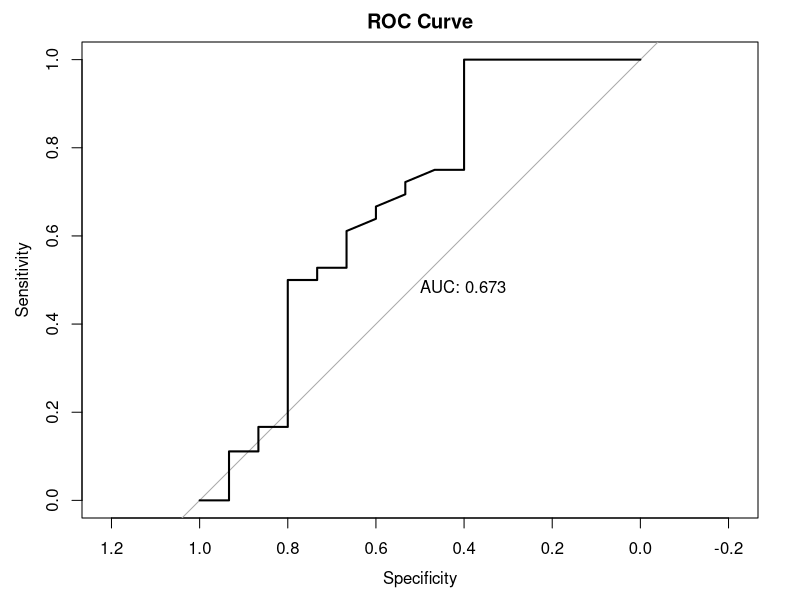

Source code (R):
## ---- chunk 1
suppressPackageStartupMessages({
    library(tidyverse)
    library(caret)
    library(pROC)
})
## ---- chunk 2
## Sample scores for the train set (80% of the randomly selected COAD samples)
## Only the top 15 validated RAVs
sampleScore_sub <- read.csv("data/sampleScore_train.csv", row.names = 1) # 261 samples x 15 RAVs

## Training set's metadata: character variables
charTb <- read.csv("data/meta_train_char.csv", row.names = 1) # 261 samples x 182 metadata attributes (char)

## All the metadata for training data with >10% completeness (for color)
meta_train <- read.csv("data/meta_train_all.csv", row.names = 1) # 261 samples x 869 metadata attributes (>10% complete)

## Convert character variables into the `factor` data type
factorTb <- charTb
factorTb[sapply(factorTb, is.character)] <- lapply(factorTb[sapply(factorTb, is.character)], factor)
## ---- chunk 3
#' Function to preprocess data
#' 
#' @param data A matrix with taxa (row) and samples (column), stored in the 
#' assay slot of the TreeSummarizedExperiment object.
#' @param min Integer(1). The minimum number of samples detecting the feature.
#' Default is 0.
#' 
preprocess_data <- function(data, min = 0) {
  keep_features <- rowSums(data > 0) >= min
  data <- data[keep_features, ]
  return(data)
}

#' Evaluate Random Forest classification model using ROC curve
#' 
#' @import caret
#' @import pROC
#' 
#' @param data A matrix with taxa (row) and samples (column), stored in the 
#' assay slot of the TreeSummarizedExperiment object.
#' @param labels A vector of outcomes. The number of samples and the length of 
#' labels should be same.
#' @param min Integer(1). The minimum number of samples detecting the feature.
#' Default is 0.
#' @param p The percentage of data that goes to training. Between 0 and 1. Default is 0.8.
#' @param aucOnly If `TRUE`, this function returns only the AUC. 
#' 
#' @examples
#' se <- curated_cmd |>
#'     filter(study_name == "HanniganGD_2017") |>
#'     filter(disease %in% c("Healthy", "Colorectal Carcinoma")) |>
#'     select(where(~ !all(is.na(.x)))) |> 
#'     returnSamples("relative_abundance", rownames = "short")
#' 
#' data <- assay(se)
#' labels <- colData(se)$disease %>% factor
#' evaluateRFmodel(data, labels)
#' 
evaluateRFmodel <- function(data, labels, p = 0.8, min = 0, aucOnly = FALSE) {
    
    ## Sanity check
    if (ncol(data) != length(labels)) {
        msg <- "The number of samples and the length of labels are different."
        stop(msg)
    }
    
    ## Preprocess data
    data <- preprocess_data(data, min = min)
  
    ## Split data into training and test sets
    train_index <- createDataPartition(labels, p = p, list = FALSE)
    train_data <- data[,train_index] |> t()
    train_labels <- labels[train_index]
    test_data <- data[,-train_index] |> t()
    test_labels <- labels[-train_index]
  
    ## Binary or Multinomial Logit
    lvs <- levels(train_labels)
    nlvs <- nlevels(train_labels)
    if (nlvs == 2) {
        train_metric <- "Accuracy"
    } else if (nlvs > 2) {
        train_metric <- "MultinomialLogitMetric"
    }
    
    ## Train random forest model with nested cross-validation
    rf_model <- train(
        train_data, train_labels,
        method = "rf", # random forest
        metric = train_metric,
        trControl = trainControl(
            method = "repeatedcv", # repeating cross-validation
            number = 5, # number of re-sampling iterations
            repeats = 5,
            search = "random"),
        tuneLength = 20
    )
  
    ## Evaluate model performance on test set
    predictions <- predict(rf_model, newdata = test_data, type = "prob")
    
    ## Generate ROC curve
    if (nlvs == 2) {
        roc_obj <- roc(response = factor(test_labels, levels = lvs),
                       predictor = predictions[, 2],
                       levels = rev(lvs))
        if (isTRUE(aucOnly)) {
            return(roc_obj$auc)
        } else {
            plot(roc_obj, print.auc = TRUE, main = "ROC Curve") # plot ROC curve
        }
    } else {
        roc_obj <- multiclass.roc(response = factor(test_labels, levels = lvs),
                                  predictor = predictions)
        if (isFALSE(aucOnly)) {
            msg <- "A multiclass AUC is a mean of several auc and cannot be plotted."
            message(msg)
        }
        return(roc_obj$auc)
    }
}
## ---- chunk 4
validated_RAVs <- c("RAV188", "RAV832", "RAV579", "RAV1166", "RAV220")
# target_attr <- "patient.lymphatic_invasion"
# target_RAVs <- c("RAV220", "RAV833", "RAV1575", validated_RAVs) %>% unique
target_attr <- "patient.bcr_canonical_check.bcr_patient_canonical_status"
target_RAVs <- c("RAV1302", "RAV517", validated_RAVs) %>% unique
# target_attr <- "pathologic_stage"
# target_RAVs <- c("RAV832", "RAV61", "RAV834")

labels <- factorTb[[target_attr]]
nonNALabels <- which(!is.na(labels))
data <- sampleScore_sub[,target_RAVs]

train_data <- data[nonNALabels,]
train_labels <- labels[nonNALabels]

set.seed(1234)
evaluateRFmodel(data = t(train_data), labels = train_labels)
